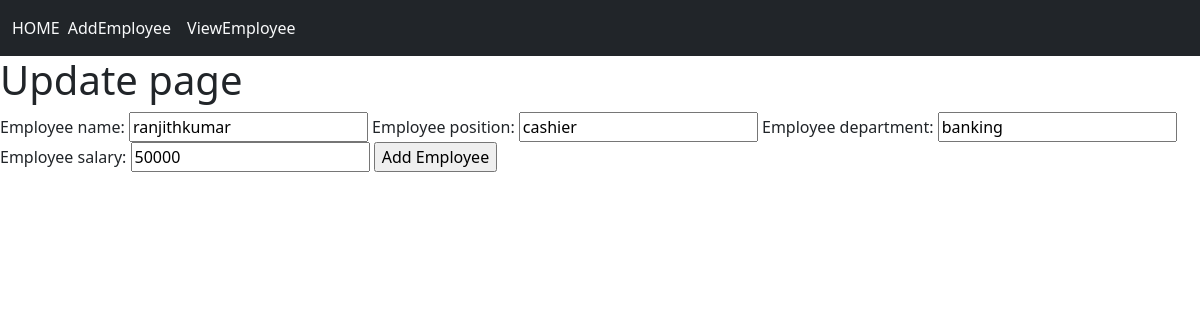
Page /main/Employees/update/4/ on the committed database.
### app/models.py (models this page shows, shortened)
class Employee(models.Model):
    Employee_name = models.CharField(max_length=200, null=True)
    Employee_position = models.CharField(max_length=200, null= True)
    Employee_department = models.CharField(max_length=200)
    Employee_salary = models.IntegerField()

### app/views.py (the view)
# urls.py: path('Employees/update/<int:id>/',Employee_update, name='Employee_update'),
def Employee_update(request, id):
    selected_Employee = Employee.objects.get(id=id)
    context = {
        'Employee_update': Employee_Form(instance=selected_Employee)
    }
    if request.method == "POST":
        employee = Employee_Form(request.POST,instance=selected_Employee)
        if employee.is_valid():
            employee.save()
            return redirect('/viewEmployeeData/')
    return render(request, 'updateEmp.html', context)

### app/forms.py
class Employee_Form(ModelForm):
    class Meta:
        model = Employee
        fields = '__all__'

### Frontend/templates/updateEmp.html (shortened to what this page needs)
{% extends 'base.html' %}
{% block content %}
 <h1> Update page</h1>
 <form action="" method="POST">
    {{ Employee_update }}
    <input type="submit" value="Add Employee">
 </form>
{% endblock %}

### rows in the picture
Employee: Employee_name "ranjithkumar", Employee_position "cashier", Employee_department "banking", Employee_salary "50000"
